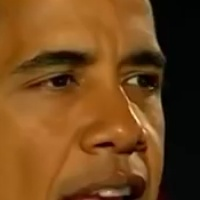
#> input picture images/Barack Obama/1.jpg, 200 x 200 px, given in place of the camera
$ python datacollect.py
#> lines starting #> are read from the running program, lines starting #| are printed output that depends on the picture
import cv2
import numpy as np
import os


fun = None
img = None


def datacollect():
    global swich_lib, fun, img
    video = cv2.VideoCapture()

    count = 0

    nameID = str(input("Enter the name: "))
#> the answer given: images/Barack Obama/1.jpg

    video.open(nameID + '.mp4')

    path = 'images/' + nameID

    isExist = os.path.exists(path)

    if isExist:
        pass
    else:
        os.makedirs(path)

    face_cascade = cv2.CascadeClassifier(cv2.data.haarcascades + 'haarcascade_frontalface_alt2.xml')

    while True:
        ret, frame = video.read()
#> frame is the input picture: shape (200, 200, 3); mean B, G, R 28.5, 71.3, 114
        if ret:
            gray = cv2.cvtColor(frame, cv2.COLOR_BGR2GRAY)
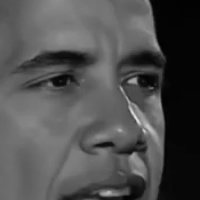
#> gray: shape (200, 200); min 1, max 230, mean 79.1
            faces = face_cascade.detectMultiScale(
                gray, scaleFactor=1.05, minNeighbors=5, minSize=(100, 100))
#> faces = [[10, 6, 182, 182]]

            if len(faces) > 0:
                x, y, w, h = faces[0]
#> x = 10; y = 6; w = 182; h = 182
                img = frame[y:y+h, x:x+w]
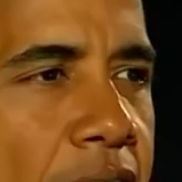
#> img: shape (182, 182, 3); mean B, G, R 30, 74.1, 118.2
                img = cv2.resize(img, (200, 200),
                                 interpolation=cv2.INTER_LINEAR)
#> img: shape (200, 200, 3)
                cv2.imshow('twarz', img)

            for x, y, w, h in faces:
                count = count + 1
                name = './images/' + nameID + '/' + str(5000 + count) + '.jpg'
                print("Creating Images........." + name)
                face_img = frame[y:y + h, x:x + w]
                resized_face_img = cv2.resize(face_img, (200, 200))
                cv2.imwrite(name, resized_face_img)
#> this loop made 1 pass
#> (x, y, w, h, count) on pass 1: (10, 6, 182, 182, 1)
#> (printed output is left out)
#> after the loop, count = 1

        key = cv2.waitKey(1)
#> (key Esc is pressed here)

        if key == 27:
            cv2.destroyAllWindows()
            break

        if count >= 1000:
            break


if __name__ == '__main__':
    datacollect()

$ run again, on images/Barack Obama/10001.jpg
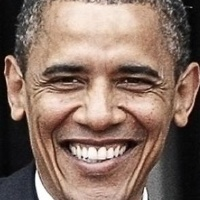
#> input picture images/Barack Obama/10001.jpg, 200 x 200 px, given in place of the camera
#> in datacollect, frame is the input picture: shape (200, 200, 3); mean B, G, R 100.2, 112.1, 135.8
#> in datacollect, `gray = cv2.cvtColor(frame, cv2.COLOR_BGR2GRAY)`:
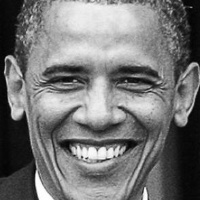
#> gray: shape (200, 200); min 1, max 255, mean 117.8
#> faces = [[20, 17, 159, 159]]
#> in datacollect, `x, y, w, h = faces[0]`: x = 20; y = 17; w = 159
#> in datacollect, `img = cv2.resize(img, (200, 200), interpolation=cv2.INTER_LINEAR)`:
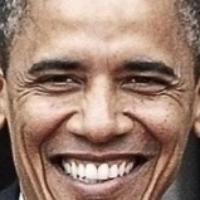
#> img: shape (200, 200, 3); mean B, G, R 112.7, 127.8, 157.2
#> the loop in datacollect, `for x, y, w, h in faces:` made 1 pass
#> (x, y, w, h, count) on pass 1: (20, 17, 159, 159, 1)
#> (printed output is left out)
#> after the loop in datacollect, `for x, y, w, h in faces:`: count = 1

$ run again, on images/Barack Obama/10002.jpg
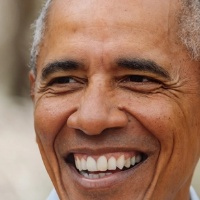
#> input picture images/Barack Obama/10002.jpg, 200 x 200 px, given in place of the camera
#> in datacollect, frame is the input picture: shape (200, 200, 3); mean B, G, R 94.5, 116.3, 158
#> in datacollect, `gray = cv2.cvtColor(frame, cv2.COLOR_BGR2GRAY)`:
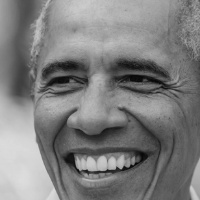
#> gray: shape (200, 200); min 5, max 221, mean 126.3
#> faces = [[15, 13, 166, 166]]
#> in datacollect, `x, y, w, h = faces[0]`: x = 15; y = 13; w = 166
#> in datacollect, `img = frame[y:y+h, x:x+w]`:
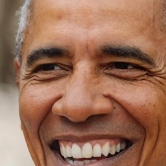
#> img: shape (166, 166, 3); mean B, G, R 88.6, 110.6, 155.1
#> the loop in datacollect, `for x, y, w, h in faces:` made 1 pass
#> (x, y, w, h, count) on pass 1: (15, 13, 166, 166, 1)
#> (printed output is left out)
#> after the loop in datacollect, `for x, y, w, h in faces:`: count = 1
